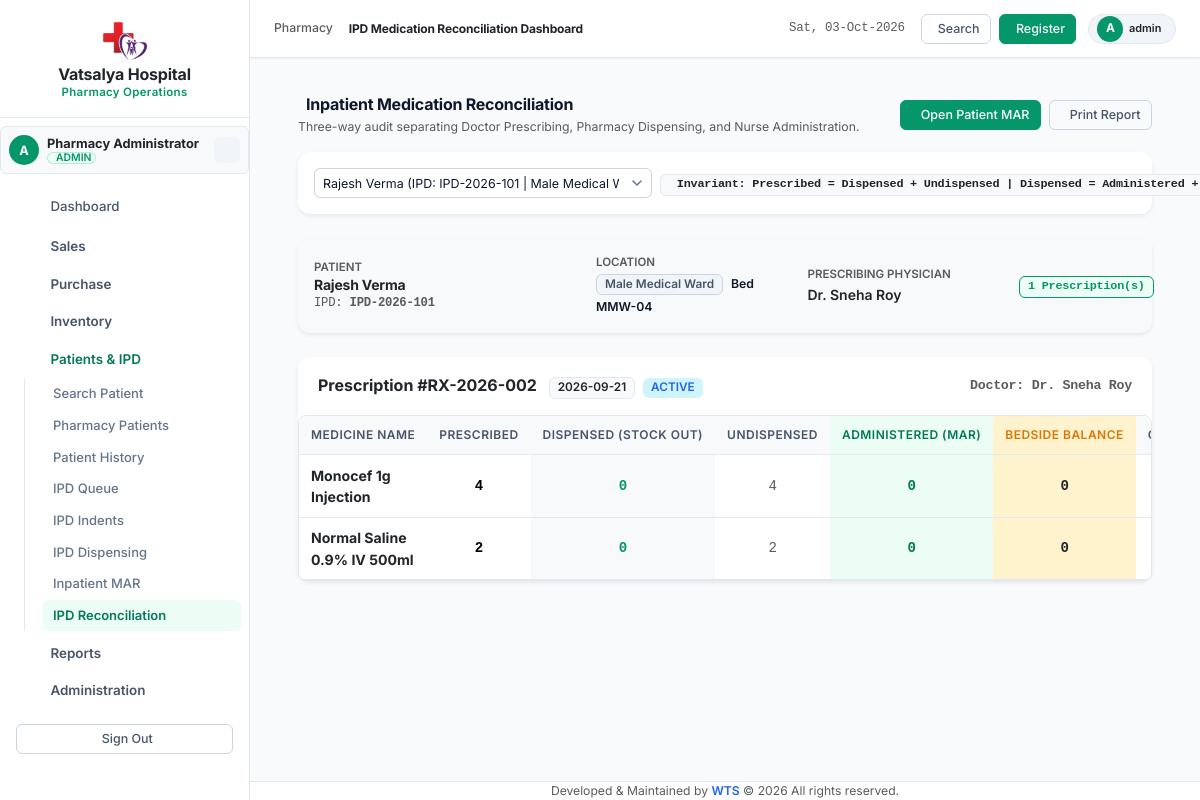
The page /modules/ipd/reconciliation.php (signed in) on the database its author committed.
### tables this page shows
CREATE TABLE `pharmacy_prescriptions` (
  `prescription_id` int(11) NOT NULL AUTO_INCREMENT,
  `prescription_number` varchar(50) NOT NULL,
  `prescription_date` date NOT NULL,
  `start_date` date DEFAULT NULL,
  `end_date` date DEFAULT NULL,
  `patient_type` enum('OPD','IPD','EXTERNAL') NOT NULL DEFAULT 'OPD',
  `patient_id` int(11) DEFAULT NULL,
  `patient_name` varchar(150) NOT NULL,
  `patient_mobile` varchar(25) DEFAULT NULL,
  `doctor_name` varchar(150) NOT NULL,
  `doctor_registration_no` varchar(100) DEFAULT NULL,
  `department` varchar(100) DEFAULT NULL,
  `ipd_admission_no` varchar(50) DEFAULT NULL,
  `ward` varchar(100) DEFAULT NULL,
  `bed_number` varchar(50) DEFAULT NULL,
  `status` enum('DRAFT','ACTIVE','PENDING','VERIFIED','PARTIALLY_DISPENSED','DISPENSED','COMPLETED','DISCONTINUED','CANCELLED','EXPIRED') NOT NULL DEFAULT 'PENDING',
  `verified_by` int(11) DEFAULT NULL,
  `verified_at` datetime DEFAULT NULL,
  `notes` text DEFAULT NULL,
  `discontinued_by` int(11) DEFAULT NULL,
  `discontinued_at` datetime DEFAULT NULL,
  `discontinue_reason` varchar(255) DEFAULT NULL,
  `cancelled_by` int(11) DEFAULT NULL,
  `cancelled_at` datetime DEFAULT NULL,
  `cancellation_reason` varchar(255) DEFAULT NULL,
  `idempotency_key` varchar(100) DEFAULT NULL,
  `created_by` int(11) DEFAULT NULL,
  `created_at` datetime NOT NULL DEFAULT current_timestamp(),
  `updated_at` datetime NOT NULL DEFAULT current_timestamp() ON UPDATE current_timestamp(),
  PRIMARY KEY (`prescription_id`),
  UNIQUE KEY `prescription_number` (`prescription_number`),
  UNIQUE KEY `idempotency_key` (`idempotency_key`),
  KEY `idx_rx_date` (`prescription_date`),
  KEY `idx_rx_patient_id` (`patient_id`),
  KEY `idx_rx_status` (`status`)
);

CREATE TABLE `pharmacy_prescription_items` (
  `item_id` int(11) NOT NULL AUTO_INCREMENT,
  `prescription_id` int(11) NOT NULL,
  `medicine_id` int(11) NOT NULL,
  `dose` decimal(10,2) DEFAULT NULL,
  `dose_unit` varchar(50) NOT NULL DEFAULT 'mg',
  `route` varchar(50) NOT NULL DEFAULT 'ORAL',
  `schedule` varchar(100) DEFAULT NULL,
  `prescribed_qty` int(11) NOT NULL,
  `dispensed_qty` int(11) NOT NULL DEFAULT 0,
  `dosage_instructions` varchar(255) DEFAULT NULL,
  `frequency` varchar(50) DEFAULT NULL,
  `duration_days` int(11) DEFAULT NULL,
  `start_date` date DEFAULT NULL,
  `end_date` date DEFAULT NULL,
  `notes` varchar(255) DEFAULT NULL,
  `status` enum('ACTIVE','DISCONTINUED','CANCELLED','COMPLETED') NOT NULL DEFAULT 'ACTIVE',
  `discontinued_at` datetime DEFAULT NULL,
  `discontinue_reason` varchar(255) DEFAULT NULL,
  `created_at` datetime NOT NULL DEFAULT current_timestamp(),
  `updated_at` datetime NOT NULL DEFAULT current_timestamp() ON UPDATE current_timestamp(),
  PRIMARY KEY (`item_id`),
  KEY `idx_rx_item_rx` (`prescription_id`),
  KEY `idx_rx_item_med` (`medicine_id`),
  CONSTRAINT `fk_rx_items_rx` FOREIGN KEY (`prescription_id`) REFERENCES `pharmacy_prescriptions` (`prescription_id`) ON DELETE CASCADE
);

CREATE TABLE `medicines` (
  `medicine_id` int(11) NOT NULL AUTO_INCREMENT,
  `medicine_name` varchar(150) NOT NULL,
  `generic_name` varchar(150) DEFAULT NULL,
  `composition` text DEFAULT NULL,
  `strength` varchar(50) DEFAULT NULL,
  `dosage_form` varchar(50) DEFAULT NULL,
  `brand_name` varchar(150) DEFAULT NULL,
  `category` varchar(100) DEFAULT NULL,
  `unit` varchar(50) DEFAULT 'Unit',
  `pack_size` varchar(50) NOT NULL DEFAULT '1',
  `rack_location` varchar(50) DEFAULT NULL,
  `shelf` varchar(50) DEFAULT NULL,
  `box_bin` varchar(50) DEFAULT NULL,
  `schedule_type` varchar(50) NOT NULL DEFAULT 'General',
  `manufacturer` varchar(150) DEFAULT NULL,
  `hsn_code` varchar(50) DEFAULT NULL,
  `gst_percent` decimal(5,2) NOT NULL DEFAULT 0.00,
  `price` decimal(10,2) NOT NULL DEFAULT 0.00,
  `purchase_price` decimal(10,2) NOT NULL DEFAULT 0.00,
  `stock_quantity` int(11) NOT NULL DEFAULT 0,
  `reorder_level` int(11) NOT NULL DEFAULT 10,
  `min_stock` int(11) NOT NULL DEFAULT 5,
  `max_stock` int(11) NOT NULL DEFAULT 1000,
  `reorder_qty` int(11) NOT NULL DEFAULT 50,
  `barcode` varchar(100) DEFAULT NULL,
  `alternate_barcode` varchar(100) DEFAULT NULL,
  `expiry_date` date DEFAULT NULL,
  `batch_number` varchar(50) DEFAULT NULL,
  `status` enum('Active','Inactive','Discontinued') NOT NULL DEFAULT 'Active',
  `created_by` int(11) DEFAULT NULL,
  `updated_by` int(11) DEFAULT NULL,
  `created_at` datetime NOT NULL DEFAULT current_timestamp(),
  `updated_at` datetime NOT NULL DEFAULT current_timestamp() ON UPDATE current_timestamp(),
  `deleted_at` datetime DEFAULT NULL,
  PRIMARY KEY (`medicine_id`),
  UNIQUE KEY `uq_barcode` (`barcode`),
  KEY `idx_medicine_name` (`medicine_name`),
  KEY `idx_generic_name` (`generic_name`),
  KEY `idx_category` (`category`),
  KEY `idx_status` (`status`),
  KEY `idx_stock_quantity` (`stock_quantity`),
  KEY `idx_rack_location` (`rack_location`)
);

### modules/ipd/reconciliation.php (the view, shortened to what the rows shown need)
<?php
require_once __DIR__ . '/../../config/session.php';
require_once __DIR__ . '/../../includes/functions.php';
require_once __DIR__ . '/../../app/Services/MarService.php';
$marService = new MarService($pdo);
$ipdAdmissionNo = trim($_GET['ipd_admission_no'] ?? '');
$admissionsStmt = $pdo->query("
    SELECT DISTINCT ipd_admission_no, patient_name, ward, bed_number
    FROM pharmacy_prescriptions
    WHERE ipd_admission_no IS NOT NULL AND ipd_admission_no != ''
    ORDER BY prescription_id DESC LIMIT 30
");
$admissionsList = $admissionsStmt->fetchAll(PDO::FETCH_ASSOC);
if (empty($ipdAdmissionNo) && !empty($admissionsList)) {
    $ipdAdmissionNo = $admissionsList[0]['ipd_admission_no'];
}
$patientInfo = null;
$prescriptions = [];
$reconciliations = [];
if (!empty($ipdAdmissionNo)) {
    $pStmt = $pdo->prepare("
        SELECT patient_name, patient_id, ipd_admission_no, ward, bed_number, doctor_name
        FROM pharmacy_prescriptions
        WHERE ipd_admission_no = ?
        ORDER BY prescription_id DESC LIMIT 1
    ");
    $pStmt->execute([$ipdAdmissionNo]);
    $patientInfo = $pStmt->fetch(PDO::FETCH_ASSOC);
    $rxStmt = $pdo->prepare("
        SELECT * FROM pharmacy_prescriptions
        WHERE ipd_admission_no = ?
        ORDER BY prescription_id DESC
    ");
    $rxStmt->execute([$ipdAdmissionNo]);
    $prescriptions = $rxStmt->fetchAll(PDO::FETCH_ASSOC);
    foreach ($prescriptions as $rx) {
        $reconciliations[$rx['prescription_id']] = $marService->getAdministrationVariance((int)$rx['prescription_id']);
    }
}
include __DIR__ . '/../../includes/header.php';
include __DIR__ . '/../../includes/sidebar.php';
include __DIR__ . '/../../includes/navbar.php';
?>
<div class="container-fluid px-4 py-3">
    <?php if ($patientInfo): ?>
        <div class="card card-custom border-0 shadow-sm mb-4 bg-light">
            <div class="card-body p-3">
                <div class="row align-items-center">
                    <div class="col-md-4">
                        <small class="text-muted text-uppercase fw-semibold d-block" style="font-size: 0.72rem;">Patient</small>
                        <h5 class="fw-bold text-dark mb-0"><?= sanitize($patientInfo['patient_name']) ?></h5>
                        <div class="small font-monospace text-muted">IPD: <strong><?= sanitize($patientInfo['ipd_admission_no']) ?></strong></div>
                    </div>
                    <div class="col-md-3">
                        <small class="text-muted text-uppercase fw-semibold d-block" style="font-size: 0.72rem;">Location</small>
                        <span class="badge bg-secondary-subtle text-secondary"><?= sanitize($patientInfo['ward'] ?? '-') ?></span>
                        <span class="small fw-semibold ms-1">Bed <?= sanitize($patientInfo['bed_number'] ?? '-') ?></span>
                    </div>
                    <div class="col-md-3">
                        <small class="text-muted text-uppercase fw-semibold d-block" style="font-size: 0.72rem;">Prescribing Physician</small>
                        <div class="fw-semibold text-dark"><?= sanitize($patientInfo['doctor_name']) ?></div>
                    </div>
                    <div class="col-md-2 text-md-end">
                        <span class="badge bg-emerald-subtle text-emerald border border-emerald px-2.5 py-1.5 font-monospace">
                            <?= count($prescriptions) ?> Prescription(s)
                        </span>
                    </div>
                </div>
            </div>
        </div>
        <?php foreach ($prescriptions as $rx):
            $rxId = (int)$rx['prescription_id'];
            $items = $reconciliations[$rxId] ?? [];
        ?>
            <div class="card card-custom border-0 shadow-sm mb-4">
                <div class="card-header bg-white py-3 border-0 d-flex justify-content-between align-items-center">
                    <div>
                        <span class="fw-bold text-dark fs-6">Prescription #<?= sanitize($rx['prescription_number']) ?></span>
                        <span class="badge bg-light text-dark border ms-2"><?= sanitize($rx['prescription_date']) ?></span>
                        <span class="badge bg-info-subtle text-info ms-1"><?= sanitize($rx['status']) ?></span>
                    </div>
                    <div class="small text-muted font-monospace">
                        Doctor: <?= sanitize($rx['doctor_name']) ?>
                    </div>
                </div>
                <div class="table-responsive">
                    <table class="table table-hover align-middle mb-0" style="font-size: 0.88rem;">
                        <thead class="table-light text-muted text-uppercase" style="font-size: 0.75rem;">
                            <tr>
                                <th>Medicine Name</th>
                                <th class="text-center">Prescribed</th>
                                <th class="text-center bg-light">Dispensed (Stock Out)</th>
                                <th class="text-center">Undispensed</th>
                                <th class="text-center bg-emerald-subtle text-emerald">Administered (MAR)</th>
                                <th class="text-center bg-warning-subtle text-warning">Bedside Balance</th>
                                <th class="text-center">Clinical Events</th>
                            </tr>
                        </thead>
                        <tbody>
                            <?php if (empty($items)): ?>
                                <tr><td colspan="8" class="text-center py-4 text-muted">No items found for this prescription.</td></tr>
                            <?php else: ?>
                                <?php foreach ($items as $it):
                                    $p = (int)$it['prescribed_qty'];
                                    $d = (int)$it['dispensed_qty'];
                                    $u = (int)$it['undispensed_qty'];
                                    $a = (int)$it['administered_qty'];
                                    $b = (int)$it['bedside_remaining'];
                                ?>
                                    <tr>
                                        <td>
                                            <div class="fw-bold text-dark"><?= sanitize($it['medicine_name']) ?></div>
                                        </td>
                                        <td class="text-center font-monospace fw-bold"><?= $p ?></td>
                                        <td class="text-center font-monospace fw-bold text-primary bg-light"><?= $d ?></td>
                                        <td class="text-center font-monospace text-muted"><?= $u ?></td>
                                        <td class="text-center font-monospace fw-bold text-success bg-emerald-subtle"><?= $a ?></td>
                                        <td class="text-center font-monospace fw-bold text-dark bg-warning-subtle"><?= $b ?></td>
                                        <td class="text-center">
                                        </td>
                                    </tr>
                                <?php endforeach; ?>
                            <?php endif; ?>
                        </tbody>
                    </table>
                </div>
            </div>
        <?php endforeach; ?>
    <?php endif; ?>
</div>
<?php include __DIR__ . '/../../includes/footer.php'; ?>

### rows shown on the page
pharmacy_prescriptions: patient_name "Rajesh Verma", ipd_admission_no "IPD-2026-101", ward "Male Medical Ward", bed_number "MMW-04", doctor_name "Dr. Sneha Roy", prescription_number "RX-2026-002", prescription_date "2026-09-21", status "ACTIVE"
pharmacy_prescription_items: medicine.medicine_name "Monocef 1g Injection", prescribed_qty "4", dispensed_qty "0", u "4"
pharmacy_prescription_items: medicine.medicine_name "Normal Saline 0.9% IV 500ml", prescribed_qty "2", dispensed_qty "0", u "2"

### other values the page prints
substr($user['username'] ?? 'P', 0, 1) "A"
$user['full_name'] "Pharmacy Administrator"
$user['role_name'] "ADMIN"
$page_title "IPD Medication Reconciliation Dashboard"
$user['username'] "admin"
count($prescriptions) "1"
